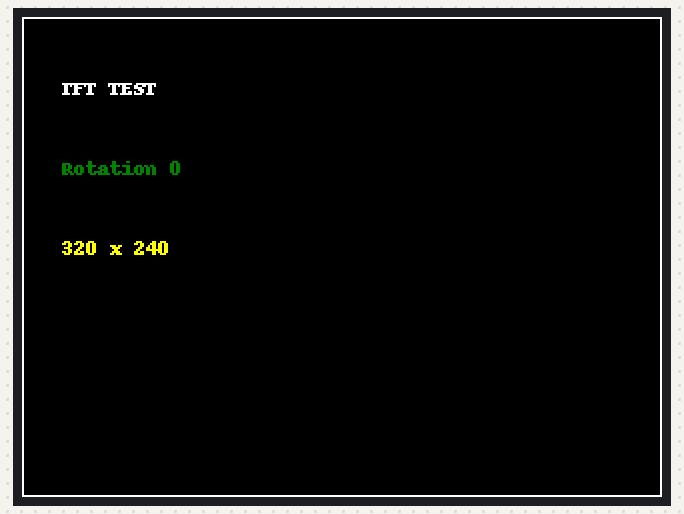
Recording of a program running on a simulated Raspberry Pi (BCM pin numbers). Parts: 320×240 colour display. At 30.5 s the program stops and its outputs stay as they are.

Above: at 0.1 s.

The program:

display_test.py
```python
import time
import board
import digitalio
from PIL import Image, ImageDraw
from adafruit_rgb_display import st7789

spi = board.SPI()

cs_pin = digitalio.DigitalInOut(board.CE0)     # GPIO8
dc_pin = digitalio.DigitalInOut(board.D25)     # GPIO25
reset_pin = digitalio.DigitalInOut(board.D24)  # GPIO24

disp = st7789.ST7789(
    spi,
    cs=cs_pin,
    dc=dc_pin,
    rst=reset_pin,
    width=320,
    height=240,
    rotation=0,
    baudrate=8000000,
)

image = Image.new("RGB", (320, 240), "black")
draw = ImageDraw.Draw(image)

draw.rectangle((0, 0, 319, 239), outline="white")
draw.text((20, 30), "TFT TEST", fill="white")
draw.text((20, 70), "Rotation 0", fill="green")
draw.text((20, 110), "320 x 240", fill="yellow")

disp.image(image)

time.sleep(30)
```
